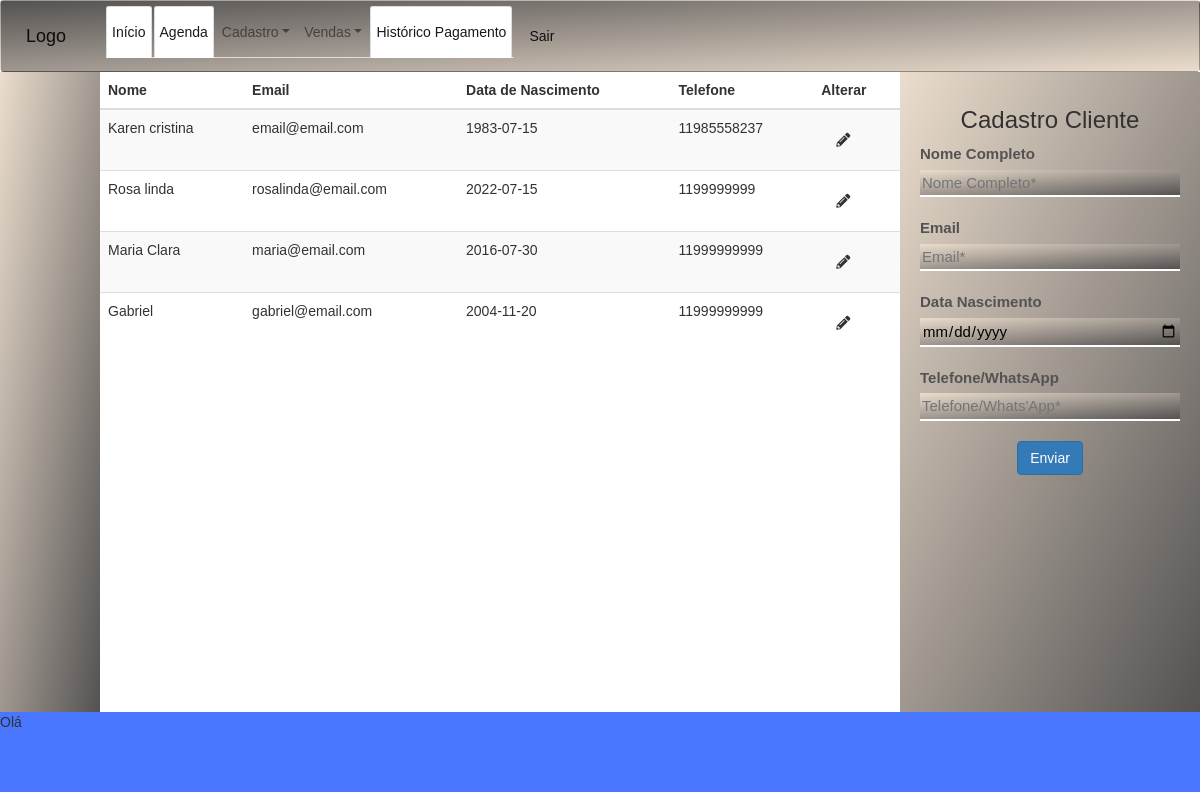
Page /cadastro on the committed database.
### tables this page shows
CREATE TABLE cliente (
    id_cliente INTEGER PRIMARY KEY AUTOINCREMENT,
    nome VARCHAR(50) NOT NULL,
    email VARCHAR(50) NOT NULL,
    telefone VARCHAR(10) NOT NULL,
    data_nascimento TEXT NOT NULL,
    UNIQUE(email)
);

### app.py (the view)
@app.route('/cadastro')
def cadastro():
    cliente = db_listar_cliente()
    return render_template('cadastro_cliente.html',cliente = cliente)

### app.py (called while the page is built)
def row_to_dict(description, row):
    if row is None: return None
    d = {}
    for i in range(0, len(row)):
        d[description[i][0]] = row[i]
    return d

def rows_to_dict(description, rows):
    result = []
    for row in rows:
        result.append(row_to_dict(description, row))
    return result

def conectar():
    return sqlite3.connect('agenda.db')

def db_listar_cliente():
    with closing(conectar()) as con, closing(con.cursor()) as cur:
        cur.execute("SELECT id_cliente, nome, email, data_nascimento, telefone FROM cliente")
        return rows_to_dict(cur.description, cur.fetchall())

### templates/cadastro_cliente.html (shortened to what this page needs)
 {%extends 'base_admin.html'%}
{% block title %} Cadastro {% endblock title %} {% block head%} {{super()}}
<link rel="stylesheet" type="text/css" href="/static/css/style-cadastro.css">{% endblock head%}
{% block content %}
    <table class="table table-striped">
        <thead>
            <tr>
                <th>Nome</th>
                <th>Email</th>
                <th>Data de Nascimento</th>
                <th>Telefone</th>
                <th>Alterar</th>
            </tr>
        </thead>
        <tbody >
            {% for c in cliente %}
            <tr>
                <td >{{c.nome}}</td>
                <td>{{c.email}}</td>
                <td>{{c.data_nascimento}}</td>
                <td>{{c.telefone}}</td>
                <td><a href="/alterar_cliente/{{c.id_cliente}}"><i class="fas fa-pencil-alt"></i></a>
                </td>
            </tr>
        {% endfor %}
        </tbody>
    </table>
{% endblock content %}
{% block formularios %}
        <div class="formulario">
            <fieldset>
                <form action="/users" method="POST" class="text-center form-contato" class="was-validated">
                    <h3 class=" ">Cadastro Cliente</h3>
                    <label for="id_nome" >Nome Completo</label>
                    <input class="input-fun" type="text" id="id_nome" placeholder="Nome Completo*" autocomplete="off" required autofocus name="nome">
                    <label for="id_email" >Email</label>
                    <input class="input-fun" type="email" id="id_email" placeholder="Email*" autocomplete="off" required autofocus name="email">
                    <label for="id_cep" >Data Nascimento</label>
                    <input class="input-fun" type="date" id="id_dt-nascimento" placeholder="DATA NASCIMENTO* " autocomplete="off" required autofocus name="data_nascimento">
                    <label for="telefone" >Telefone/WhatsApp</label>
                    <input class="input-fun" type="tel" id="telefone"  placeholder="Telefone/Whats'App* "required  name="telefone">
                    <button type="submit " class="btn btn-form btn-primary">Enviar</button>
                </form>
            </fieldset>
        </div>
{% endblock formularios %}

### static/css/style-admin.css (style rules this page uses)
* { margin: 0; padding: 0; box-sizing: border-box; border: none; font-family: helvetica,'Poppins', sans-serif; color: #323232; border: none; }

### static/css/style-cadastro.css (style rules this page uses)
* { margin: 0; padding: 0; box-sizing: border-box; border: none; font-family: helvetica; color: #323232; border: none; }
.formulario { padding: 15px 20px 15px 20px; text-align: center; width: 100%; height: 100%; background-image: linear-gradient(to bottom right, #ebddcd , #545252); }
.formulario label { font-weight: bold; color: #545252; display: block; text-align: left; font-size: 15px; }
.input-fun { border-bottom: 2px solid #ffffff; padding: 2px; font-size: 1.5rem; margin-bottom: 20px; background-image: linear-gradient(to bottom right, #ebddcd , #545252); color: #000; display: block; width: 100%; text-align: left; }
i { padding: 1.5rem; }

### rows in the picture
cliente: nome "Karen cristina", email "email@email.com", data_nascimento "1983-07-15", telefone "11985558237"
cliente: nome "Rosa linda", email "rosalinda@email.com", data_nascimento "2022-07-15", telefone "1199999999"
cliente: nome "Maria Clara", email "maria@email.com", data_nascimento "2016-07-30", telefone "11999999999"
cliente: nome "Gabriel", email "gabriel@email.com", data_nascimento "2004-11-20", telefone "11999999999"
